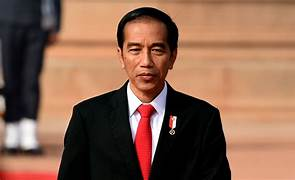
#> input picture PreFung6/g2.jpg, 295 x 180 px, found by its file name
$ python percobaan2.py
#> lines starting #> are read from the running program, lines starting #| are printed output that depends on the picture
# TODO 0: Import beberapa library lain yang dibutuhkan
from PIL import Image

# TODO 1: Buka gambar latar belakang (background) dan gambar yang ingin
# disisipkan (overlay)
background_image = Image.open('C:/Users/Asus/Desktop/PreFung6/PreFung6/g2.jpg')
#> background_image is the input picture: PIL image 295x180 RGB; mean R, G, B 138, 99.5, 79.6
overlay_image = Image.open('C:/Users/Asus/Desktop/PreFung6/PreFung6/g1.jpg')
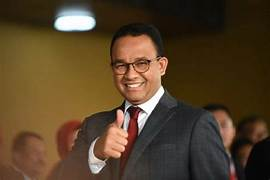
#> input picture PreFung6/g1.jpg, 270 x 180 px, found by its file name
#> overlay_image is the input picture: PIL image 270x180 RGB; mean R, G, B 84.7, 64.7, 40.4

# TODO 2: Konversi overlay image ke mode RGB (menghilangkan alpha channel)
overlay_image = overlay_image.convert("RGBA")
#> overlay_image: PIL image 270x180 RGBA

# TODO 3: (optional) Perkecil ukuran gambar overlay menggunakan method resize()
# Optional: Uncomment the line below if you want to resize the overlay image
#overlay_image = overlay_image.resize((new_width, new_height))

# Tentukan/Hitung koordinat tengah untuk menempatkan overlay
x_center = (background_image.width - overlay_image.width) // 2
#> x_center = 12
y_center = (background_image.height - overlay_image.height) // 2
#> y_center = 0

# TODO 4: Sisipkan gambar overlay ke dalam gambar background menggunakan
# method paste()
background_image.paste(overlay_image, (x_center, y_center), overlay_image)
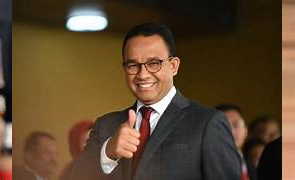
#> background_image: PIL image 295x180 RGB; mean R, G, B 89.8, 68.5, 44.6

# TODO 5: Simpan gambar hasil edit
background_image.save("hasil_edit.jpg")

# TODO 6: Tampilkan
background_image.show()
